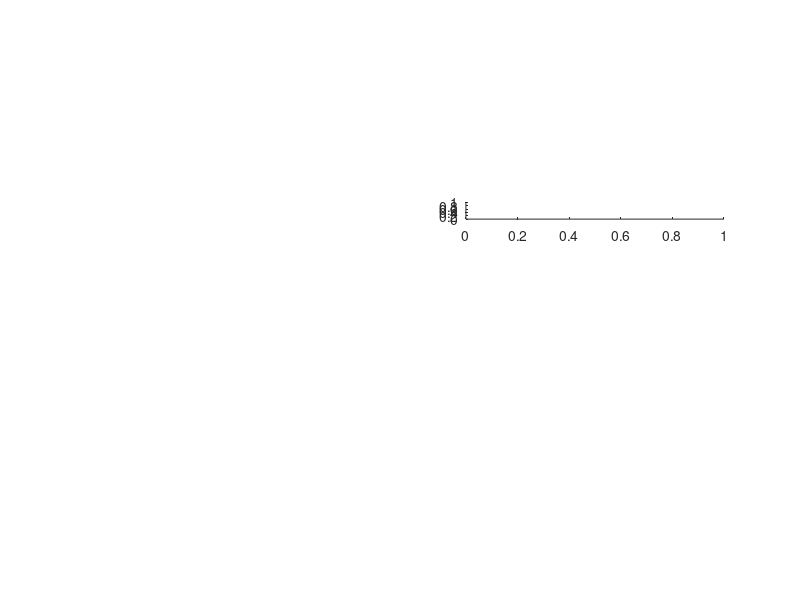

MATLAB code for this plot: (Note: this script raises an error after producing the figure.)

%% Image of daily cycle of Alongshore and Cross-shore Current velocity 

%Mina Masoud, 2020
%%


addpath /ocean/rich/home/matlab/m_map 

gg=7;
% Ts=[(uc_2m)*0 (uc_2m)*0 (uc_2m) (uc_3m) (uc_4m) ...
%     (uc_5m) (uc_6m) (uc_7m)...
%     (uc_8m) (uc_9m) (uc_10m) ];      
% depth=[0 1 2 3 4 5 6 7 8 9 10];
% days = datenum(tc);
% imagesc(days,depth',Ts');
% ccu=max(max(Ts(:)));
% ccu=max(max(Ts(5000:5400,:)));
% clu=linspace(-ccu,ccu,10);
% 
% contourf(days(5000:5200),depth,Ts(5000:5200,:)',clu)
% caxis([-ccu ccu]);
% 
% colormap(m_colmap('div'));
% 
% t=colorbar;
% t.Label.String = 'uc [m~s$^{-1}$] ';
% t.FontSize=12;t.Label.Interpreter='latex';t.TickLabelInterpreter='laTeX';
% 
% XLable=xlabel('Time','Interpreter','latex')
% YLable=ylabel('Depth from bed','Interpreter','latex')
% 
% set(gca,'ytick');set(gca,'FontSize',12);set(gca, 'TickLabelInterpreter', 'LaTeX');
% set(gca,'xtick');set(gca,'FontSize',12);set(gca, 'TickLabelInterpreter', 'LaTeX');
% set(gca,'Box','off','TickDir','out','TickLength', [.01 .01] , ...
%    'YMinorTick', 'off','XMinorTick', 'off','XGrid', 'off','YGrid', 'off');
% axdate
% 
% text(0.02,0.98,'amir','FontSize',16,'Units', 'Normalized','Interpreter', 'latex','VerticalAlignment', 'Top');


%%
subplot(10,2,gg+1)
figure(2)
di_Ts=[ nanmean(di_bp_uc_2m(:,1:end),2)*NaN nanmean(di_bp_uc_2m(:,1:end),2)*NaN ...
     nanmean(di_bp_uc_2m(:,1:end),2)...
     nanmean(di_bp_uc_3m(:,1:end),2)...
     nanmean(di_bp_uc_4m(:,1:end),2) nanmean(di_bp_uc_5m(:,1:end),2)...
     nanmean(di_bp_uc_6m(:,1:end),2) nanmean(di_bp_uc_7m(:,1:end),2) ...
     nanmean(di_bp_uc_8m(:,1:end),2) nanmean(di_bp_uc_8m(:,1:end),2)*NaN ...
     nanmean(di_bp_uc_8m(:,1:end),2)*NaN];% ...
     %nanmean(di_bp_uc_8m(:,1:end),2)*NaN nanmean(di_bp_uc_8m(:,1:end),2)*NaN];

% di_Ts2=[ nanmean(di_bp_uc_9m(:,1:end),2)...
%     nanmean(di_bp_uc_10m(:,1:end),2) nanmean(di_bp_uc_10m(:,1:end),2)*NaN];

depth=[0 1 2 3 4 5 6 7 8 9 10];% 11 12 13.7];% 10.5];
% depth2=[ 9 10 13.7];

di_ccu=max(max(di_Ts(:)));
di_clu=linspace(-di_ccu,di_ccu,15);

% di_ccu2=max(max(di_Ts2(:)));
% di_clu2=linspace(-di_ccu2,di_ccu2,10);
[CS,CH]=contourf([0:24]',depth,di_Ts',di_clu)
%caxis([-di_ccu di_ccu]);
caxis([-0.01 0.01]);
axb=m_contfbar(1.05,[.01 1],(CS),CH);
axb.YLabel.String='uc [m~s$^{-1}$]';
axb.YLabel.Interpreter='latex';
%axb.YTick=CH;
colormap(m_colmap('div'));


% XLable=xlabel('Hours','Interpreter','latex')
 YLable=ylabel('[m]','Interpreter','latex')
% 
set(gca,'ytick');set(gca,'FontSize',8);set(gca, 'TickLabelInterpreter', 'LaTeX');
set(gca,'xtick');set(gca,'FontSize',8);set(gca, 'TickLabelInterpreter', 'LaTeX');
set(gca,'Box','off','TickDir','out','TickLength', [.01 .01] , ...
   'YMinorTick', 'off','XMinorTick', 'off','XGrid', 'off','YGrid', 'off');

%text(0.02,0.98,'e-AmirAbad','FontSize',12,'Units', 'Normalized','Interpreter', 'latex','VerticalAlignment', 'Top');


%%

% Tsv=[fixgaps(bp_vc_2m) fixgaps(bp_vc_3m) fixgaps(bp_vc_4m) ...
%     fixgaps(bp_vc_5m) fixgaps(bp_vc_6m) fixgaps(bp_vc_7m)...
%     fixgaps(bp_vc_8m) ];      
% depth=[2 3 4 5 6 7 8];
% days = datenum(tc);
% %imagesc(days,depth,Tsv');
% ccv=max(max(Tsv(5000:5400,:)));
% clv=linspace(-ccv,ccv,10);
% 
% %contourf(days(5000:5200),depth,Tsv(5000:5200,:)',clv)
% caxis([-ccv ccv]);
% 
% colormap(m_colmap('div'));

subplot(10,2,gg)
figure(2)

di_Tsv=[nanmean(di_bp_vc_2m(:,1:end),2)*NaN nanmean(di_bp_vc_2m(:,1:end),2)*NaN ...
    nanmean(di_bp_vc_2m(:,1:end),2) ...
    nanmean(di_bp_vc_3m(:,1:end),2)...
    nanmean(di_bp_vc_4m(:,1:end),2) nanmean(di_bp_vc_5m(:,1:end),2)...
    nanmean(di_bp_vc_6m(:,1:end),2) nanmean(di_bp_vc_7m(:,1:end),2) ...
    nanmean(di_bp_vc_8m(:,1:end),2) nanmean(di_bp_vc_8m(:,1:end),2)*NaN ...
    nanmean(di_bp_vc_8m(:,1:end),2)*NaN];% ...
    %nanmean(di_bp_vc_8m(:,1:end),2)*NaN nanmean(di_bp_vc_8m(:,1:end),2)*NaN];% nanmean(di_bp_vc_8m(:,1:end),2)*NaN];

    % di_Tsv2=[nanmean(di_bp_vc_9m(:,1:end),2) ...
%     nanmean(di_bp_vc_10m(:,1:end),2) nanmean(di_bp_vc_10m(:,1:end),2)*0  ];

depth=[0 1 2 3 4 5 6 7 8 9 10];% 11 12 13.7];% 10.5];
% depth2=[9 10 13.7];

di_ccv=max(max(di_Tsv(:)));
di_clv=linspace(-di_ccv,di_ccv,10);

% di_ccv2=max(max(di_Tsv2(:)));
% di_clv2=linspace(-di_ccv2,di_ccv2,8);

hold on
% di_clu2=linspace(-di_ccu2,di_ccu2,10);
[CSv,CHv]=contourf([0:24]',depth,di_Tsv',di_clv)
caxis([-.01 .01]);
axb=m_contfbar(1.05,[.01 1],(CSv),CHv);
axb.YLabel.String='vc [m~s$^{-1}$]';
axb.YLabel.Interpreter='latex';

colormap(m_colmap('div'));

% contourf(x/1e3,flipud(t/3600),-u,-clu);
% title(sprintf('u, max = %f',ccu));xlabel('x/km');ylabel('t/hr');
% caxis([-ccu ccu]);


% 
% XLable=xlabel('Hours [IRDT]','Interpreter','latex')
% YLable=ylabel('Depth [m]','Interpreter','latex')

set(gca,'ytick');set(gca,'FontSize',8);set(gca, 'TickLabelInterpreter', 'LaTeX');
set(gca,'xtick');set(gca,'FontSize',8);set(gca, 'TickLabelInterpreter', 'LaTeX');
set(gca,'Box','off','TickDir','out','TickLength', [.01 .01] , ...
   'YMinorTick', 'off','XMinorTick', 'off','XGrid', 'off','YGrid', 'off');

text(0.02,0.98,'e-AmirAbad','FontSize',12,'Units', 'Normalized','Interpreter', 'latex','VerticalAlignment', 'Top');

